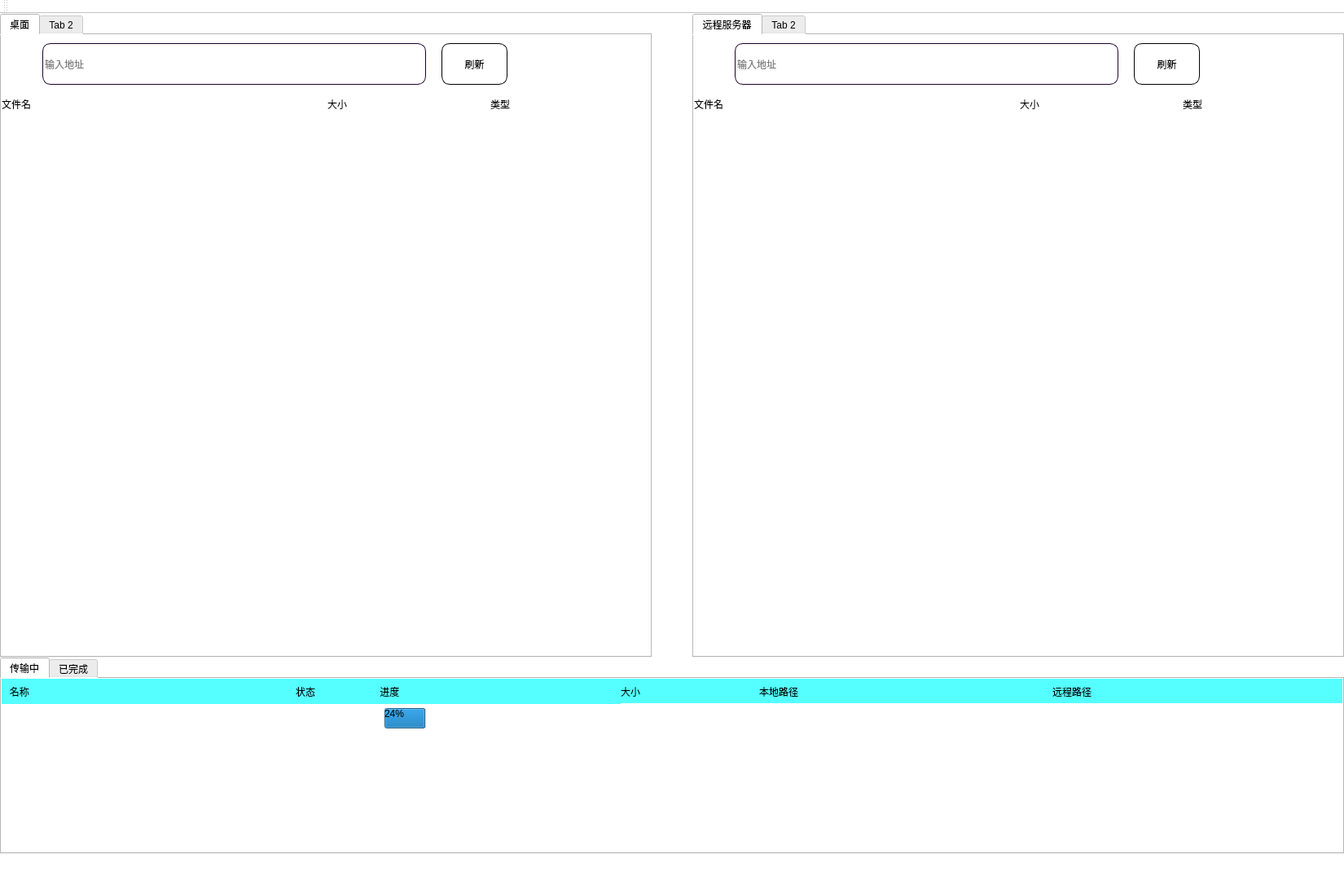
<?xml version="1.0" encoding="UTF-8"?>
<ui version="4.0">
 <class>MainWindow</class>
 <widget class="QMainWindow" name="MainWindow">
  <property name="geometry">
   <rect>
    <x>0</x>
    <y>0</y>
    <width>1650</width>
    <height>1080</height>
   </rect>
  </property>
  <property name="windowTitle">
   <string>FTP</string>
  </property>
  <property name="styleSheet">
   <string notr="true">background-color: rgb(255, 255, 255);</string>
  </property>
  <widget class="QWidget" name="centralWidget">
   <widget class="QTabWidget" name="tabWidget">
    <property name="geometry">
     <rect>
      <x>0</x>
      <y>0</y>
      <width>800</width>
      <height>790</height>
     </rect>
    </property>
    <property name="currentIndex">
     <number>0</number>
    </property>
    <property name="tabsClosable">
     <bool>false</bool>
    </property>
    <widget class="QWidget" name="tab">
     <property name="styleSheet">
      <string notr="true">background-color: rgb(255, 255, 255);</string>
     </property>
     <attribute name="title">
      <string>桌面</string>
     </attribute>
     <widget class="QListWidget" name="listWidget1_1">
      <property name="geometry">
       <rect>
        <x>0</x>
        <y>105</y>
        <width>400</width>
        <height>660</height>
       </rect>
      </property>
      <property name="contextMenuPolicy">
       <enum>Qt::ActionsContextMenu</enum>
      </property>
      <property name="styleSheet">
       <string notr="true">background-color: rgb(255, 255, 255);
border:5px
</string>
      </property>
      <property name="verticalScrollBarPolicy">
       <enum>Qt::ScrollBarAlwaysOff</enum>
      </property>
      <property name="horizontalScrollBarPolicy">
       <enum>Qt::ScrollBarAlwaysOff</enum>
      </property>
      <property name="editTriggers">
       <set>QAbstractItemView::SelectedClicked</set>
      </property>
      <property name="selectionMode">
       <enum>QAbstractItemView::ContiguousSelection</enum>
      </property>
      <property name="gridSize">
       <size>
        <width>400</width>
        <height>40</height>
       </size>
      </property>
     </widget>
     <widget class="QListWidget" name="listWidget1_2">
      <property name="geometry">
       <rect>
        <x>400</x>
        <y>105</y>
        <width>200</width>
        <height>660</height>
       </rect>
      </property>
      <property name="styleSheet">
       <string notr="true">background-color: rgb(255, 255, 255);
border:5px;</string>
      </property>
      <property name="verticalScrollBarPolicy">
       <enum>Qt::ScrollBarAlwaysOff</enum>
      </property>
      <property name="horizontalScrollBarPolicy">
       <enum>Qt::ScrollBarAlwaysOff</enum>
      </property>
      <property name="editTriggers">
       <set>QAbstractItemView::NoEditTriggers</set>
      </property>
      <property name="gridSize">
       <size>
        <width>200</width>
        <height>40</height>
       </size>
      </property>
     </widget>
     <widget class="QListWidget" name="listWidget1_3">
      <property name="geometry">
       <rect>
        <x>600</x>
        <y>105</y>
        <width>190</width>
        <height>660</height>
       </rect>
      </property>
      <property name="styleSheet">
       <string notr="true">background-color: rgb(255, 255, 255);
border:5px;</string>
      </property>
      <property name="horizontalScrollBarPolicy">
       <enum>Qt::ScrollBarAlwaysOff</enum>
      </property>
      <property name="editTriggers">
       <set>QAbstractItemView::NoEditTriggers</set>
      </property>
      <property name="gridSize">
       <size>
        <width>200</width>
        <height>40</height>
       </size>
      </property>
      <property name="sortingEnabled">
       <bool>false</bool>
      </property>
     </widget>
     <widget class="QLineEdit" name="lineEdit">
      <property name="geometry">
       <rect>
        <x>50</x>
        <y>10</y>
        <width>471</width>
        <height>51</height>
       </rect>
      </property>
      <property name="styleSheet">
       <string notr="true">border-radius:10px;
border:1px solid;
border-color: rgb(31, 0, 47);</string>
      </property>
      <property name="placeholderText">
       <string>输入地址</string>
      </property>
     </widget>
     <widget class="QPushButton" name="pushButton">
      <property name="geometry">
       <rect>
        <x>540</x>
        <y>10</y>
        <width>81</width>
        <height>51</height>
       </rect>
      </property>
      <property name="styleSheet">
       <string notr="true">background-color: rgb(255, 255, 255);
border-radius:10px;
border:1px solid</string>
      </property>
      <property name="text">
       <string>刷新</string>
      </property>
     </widget>
     <widget class="QLabel" name="label">
      <property name="geometry">
       <rect>
        <x>0</x>
        <y>65</y>
        <width>400</width>
        <height>40</height>
       </rect>
      </property>
      <property name="text">
       <string>文件名</string>
      </property>
     </widget>
     <widget class="QLabel" name="label_2">
      <property name="geometry">
       <rect>
        <x>400</x>
        <y>65</y>
        <width>200</width>
        <height>40</height>
       </rect>
      </property>
      <property name="text">
       <string>大小</string>
      </property>
     </widget>
     <widget class="QLabel" name="label_3">
      <property name="geometry">
       <rect>
        <x>600</x>
        <y>65</y>
        <width>200</width>
        <height>40</height>
       </rect>
      </property>
      <property name="text">
       <string>类型</string>
      </property>
     </widget>
    </widget>
    <widget class="QWidget" name="tab_2">
     <property name="enabled">
      <bool>false</bool>
     </property>
     <attribute name="title">
      <string>Tab 2</string>
     </attribute>
    </widget>
   </widget>
   <widget class="QTabWidget" name="tabWidget_2">
    <property name="geometry">
     <rect>
      <x>850</x>
      <y>0</y>
      <width>800</width>
      <height>790</height>
     </rect>
    </property>
    <property name="styleSheet">
     <string notr="true">background-color: rgb(255, 255, 255);</string>
    </property>
    <property name="currentIndex">
     <number>0</number>
    </property>
    <property name="tabsClosable">
     <bool>false</bool>
    </property>
    <widget class="QWidget" name="tab_3">
     <attribute name="title">
      <string>远程服务器</string>
     </attribute>
     <widget class="QListWidget" name="listWidget2_2">
      <property name="geometry">
       <rect>
        <x>400</x>
        <y>105</y>
        <width>200</width>
        <height>660</height>
       </rect>
      </property>
      <property name="styleSheet">
       <string notr="true">background-color: rgb(255, 255, 255);
border:5px;</string>
      </property>
      <property name="verticalScrollBarPolicy">
       <enum>Qt::ScrollBarAlwaysOff</enum>
      </property>
      <property name="horizontalScrollBarPolicy">
       <enum>Qt::ScrollBarAlwaysOff</enum>
      </property>
      <property name="gridSize">
       <size>
        <width>200</width>
        <height>40</height>
       </size>
      </property>
     </widget>
     <widget class="QListWidget" name="listWidget2_3">
      <property name="geometry">
       <rect>
        <x>600</x>
        <y>105</y>
        <width>190</width>
        <height>660</height>
       </rect>
      </property>
      <property name="styleSheet">
       <string notr="true">background-color: rgb(255, 255, 255);
border:5px;</string>
      </property>
      <property name="horizontalScrollBarPolicy">
       <enum>Qt::ScrollBarAlwaysOff</enum>
      </property>
      <property name="gridSize">
       <size>
        <width>200</width>
        <height>40</height>
       </size>
      </property>
     </widget>
     <widget class="QListWidget" name="listWidget2_1">
      <property name="geometry">
       <rect>
        <x>0</x>
        <y>105</y>
        <width>400</width>
        <height>660</height>
       </rect>
      </property>
      <property name="contextMenuPolicy">
       <enum>Qt::ActionsContextMenu</enum>
      </property>
      <property name="styleSheet">
       <string notr="true">background-color: rgb(255, 255, 255);
border:5px;</string>
      </property>
      <property name="verticalScrollBarPolicy">
       <enum>Qt::ScrollBarAlwaysOff</enum>
      </property>
      <property name="horizontalScrollBarPolicy">
       <enum>Qt::ScrollBarAlwaysOff</enum>
      </property>
      <property name="editTriggers">
       <set>QAbstractItemView::SelectedClicked</set>
      </property>
      <property name="selectionMode">
       <enum>QAbstractItemView::ExtendedSelection</enum>
      </property>
      <property name="gridSize">
       <size>
        <width>400</width>
        <height>40</height>
       </size>
      </property>
     </widget>
     <widget class="QLineEdit" name="lineEdit_2">
      <property name="geometry">
       <rect>
        <x>50</x>
        <y>10</y>
        <width>471</width>
        <height>51</height>
       </rect>
      </property>
      <property name="styleSheet">
       <string notr="true">border-radius:10px;
border:1px solid;
border-color: rgb(31, 0, 47);</string>
      </property>
      <property name="placeholderText">
       <string>输入地址</string>
      </property>
     </widget>
     <widget class="QPushButton" name="pushButton_2">
      <property name="geometry">
       <rect>
        <x>540</x>
        <y>10</y>
        <width>81</width>
        <height>51</height>
       </rect>
      </property>
      <property name="styleSheet">
       <string notr="true">background-color: rgb(255, 255, 255);
border-radius:10px;
border:1px solid</string>
      </property>
      <property name="text">
       <string>刷新</string>
      </property>
     </widget>
     <widget class="QLabel" name="label_4">
      <property name="geometry">
       <rect>
        <x>0</x>
        <y>65</y>
        <width>400</width>
        <height>40</height>
       </rect>
      </property>
      <property name="text">
       <string>文件名</string>
      </property>
     </widget>
     <widget class="QLabel" name="label_5">
      <property name="geometry">
       <rect>
        <x>400</x>
        <y>65</y>
        <width>200</width>
        <height>40</height>
       </rect>
      </property>
      <property name="text">
       <string>大小</string>
      </property>
     </widget>
     <widget class="QLabel" name="label_6">
      <property name="geometry">
       <rect>
        <x>600</x>
        <y>65</y>
        <width>200</width>
        <height>40</height>
       </rect>
      </property>
      <property name="text">
       <string>类型</string>
      </property>
     </widget>
     <zorder>listWidget2_2</zorder>
     <zorder>listWidget2_3</zorder>
     <zorder>listWidget2_1</zorder>
     <zorder>pushButton_2</zorder>
     <zorder>lineEdit_2</zorder>
     <zorder>label_4</zorder>
     <zorder>label_5</zorder>
     <zorder>label_6</zorder>
    </widget>
    <widget class="QWidget" name="tab_4">
     <property name="enabled">
      <bool>false</bool>
     </property>
     <attribute name="title">
      <string>Tab 2</string>
     </attribute>
    </widget>
   </widget>
   <widget class="QPushButton" name="pushButton_upload">
    <property name="geometry">
     <rect>
      <x>800</x>
      <y>70</y>
      <width>50</width>
      <height>50</height>
     </rect>
    </property>
    <property name="whatsThis">
     <string>上传按钮</string>
    </property>
    <property name="styleSheet">
     <string notr="true">background-color: rgb(255, 255, 255);
border-radius:3px;</string>
    </property>
    <property name="text">
     <string/>
    </property>
   </widget>
   <widget class="QPushButton" name="pushButton_download">
    <property name="geometry">
     <rect>
      <x>800</x>
      <y>150</y>
      <width>50</width>
      <height>50</height>
     </rect>
    </property>
    <property name="whatsThis">
     <string>下载按钮</string>
    </property>
    <property name="styleSheet">
     <string notr="true">background-color: rgb(255, 255, 255);
border-radius:3px;</string>
    </property>
    <property name="text">
     <string/>
    </property>
   </widget>
   <widget class="QPushButton" name="pushButton_stop">
    <property name="geometry">
     <rect>
      <x>800</x>
      <y>250</y>
      <width>50</width>
      <height>50</height>
     </rect>
    </property>
    <property name="whatsThis">
     <string>暂停按钮</string>
    </property>
    <property name="styleSheet">
     <string notr="true">background-color: rgb(255, 255, 255);
border-radius:3px;</string>
    </property>
    <property name="text">
     <string/>
    </property>
   </widget>
   <widget class="QPushButton" name="pushButton_cancel">
    <property name="geometry">
     <rect>
      <x>800</x>
      <y>350</y>
      <width>50</width>
      <height>50</height>
     </rect>
    </property>
    <property name="whatsThis">
     <string>取消按钮</string>
    </property>
    <property name="styleSheet">
     <string notr="true">background-color: rgb(255, 255, 255);
border-radius:3px;</string>
    </property>
    <property name="text">
     <string/>
    </property>
   </widget>
   <widget class="QTabWidget" name="tabWidget_3">
    <property name="geometry">
     <rect>
      <x>0</x>
      <y>790</y>
      <width>1650</width>
      <height>241</height>
     </rect>
    </property>
    <property name="currentIndex">
     <number>0</number>
    </property>
    <widget class="QWidget" name="tab_transporting">
     <attribute name="title">
      <string>传输中</string>
     </attribute>
     <widget class="QListWidget" name="listWidget_name">
      <property name="geometry">
       <rect>
        <x>0</x>
        <y>31</y>
        <width>361</width>
        <height>161</height>
       </rect>
      </property>
      <property name="styleSheet">
       <string notr="true">border:0px;</string>
      </property>
      <property name="gridSize">
       <size>
        <width>361</width>
        <height>30</height>
       </size>
      </property>
     </widget>
     <widget class="QLabel" name="label_name">
      <property name="geometry">
       <rect>
        <x>0</x>
        <y>0</y>
        <width>361</width>
        <height>31</height>
       </rect>
      </property>
      <property name="styleSheet">
       <string notr="true">background-color: rgb(85, 255, 255);</string>
      </property>
      <property name="text">
       <string>   名称</string>
      </property>
     </widget>
     <widget class="QLabel" name="label_status">
      <property name="geometry">
       <rect>
        <x>361</x>
        <y>0</y>
        <width>100</width>
        <height>32</height>
       </rect>
      </property>
      <property name="styleSheet">
       <string notr="true">background-color: rgb(85, 255, 255);</string>
      </property>
      <property name="text">
       <string>状态</string>
      </property>
     </widget>
     <widget class="QListWidget" name="listWidget_status">
      <property name="geometry">
       <rect>
        <x>360</x>
        <y>31</y>
        <width>100</width>
        <height>161</height>
       </rect>
      </property>
      <property name="styleSheet">
       <string notr="true">border:0px;</string>
      </property>
      <property name="gridSize">
       <size>
        <width>100</width>
        <height>30</height>
       </size>
      </property>
     </widget>
     <widget class="QLabel" name="label_process">
      <property name="geometry">
       <rect>
        <x>461</x>
        <y>0</y>
        <width>300</width>
        <height>31</height>
       </rect>
      </property>
      <property name="styleSheet">
       <string notr="true">background-color: rgb(85, 255, 255);</string>
      </property>
      <property name="text">
       <string> 进度</string>
      </property>
     </widget>
     <widget class="QWidget" name="widget_2" native="true">
      <property name="geometry">
       <rect>
        <x>460</x>
        <y>31</y>
        <width>300</width>
        <height>161</height>
       </rect>
      </property>
      <property name="styleSheet">
       <string notr="true">border:0px;</string>
      </property>
      <widget class="QProgressBar" name="progressBar">
       <property name="geometry">
        <rect>
         <x>10</x>
         <y>5</y>
         <width>210</width>
         <height>25</height>
        </rect>
       </property>
       <property name="value">
        <number>24</number>
       </property>
      </widget>
      <widget class="QPushButton" name="pushButton_singlestop">
       <property name="geometry">
        <rect>
         <x>230</x>
         <y>5</y>
         <width>25</width>
         <height>25</height>
        </rect>
       </property>
       <property name="text">
        <string/>
       </property>
      </widget>
      <widget class="QPushButton" name="pushButton_singlecancel">
       <property name="geometry">
        <rect>
         <x>270</x>
         <y>5</y>
         <width>25</width>
         <height>25</height>
        </rect>
       </property>
       <property name="text">
        <string/>
       </property>
      </widget>
     </widget>
     <widget class="QLabel" name="label_size">
      <property name="geometry">
       <rect>
        <x>760</x>
        <y>0</y>
        <width>170</width>
        <height>31</height>
       </rect>
      </property>
      <property name="styleSheet">
       <string notr="true">background-color: rgb(85, 255, 255);</string>
      </property>
      <property name="text">
       <string>大小</string>
      </property>
     </widget>
     <widget class="QListWidget" name="listWidget_size">
      <property name="geometry">
       <rect>
        <x>760</x>
        <y>30</y>
        <width>170</width>
        <height>161</height>
       </rect>
      </property>
      <property name="styleSheet">
       <string notr="true">border:0px;</string>
      </property>
      <property name="gridSize">
       <size>
        <width>200</width>
        <height>30</height>
       </size>
      </property>
     </widget>
     <widget class="QLabel" name="label_localPath">
      <property name="geometry">
       <rect>
        <x>930</x>
        <y>0</y>
        <width>361</width>
        <height>31</height>
       </rect>
      </property>
      <property name="styleSheet">
       <string notr="true">background-color: rgb(85, 255, 255);</string>
      </property>
      <property name="text">
       <string>本地路径</string>
      </property>
     </widget>
     <widget class="QLabel" name="label_remotePath">
      <property name="geometry">
       <rect>
        <x>1290</x>
        <y>0</y>
        <width>361</width>
        <height>31</height>
       </rect>
      </property>
      <property name="styleSheet">
       <string notr="true">background-color: rgb(85, 255, 255);</string>
      </property>
      <property name="text">
       <string>远程路径</string>
      </property>
     </widget>
     <widget class="QListWidget" name="listWidget_localPath">
      <property name="geometry">
       <rect>
        <x>930</x>
        <y>30</y>
        <width>361</width>
        <height>161</height>
       </rect>
      </property>
      <property name="styleSheet">
       <string notr="true">border:0px;</string>
      </property>
      <property name="gridSize">
       <size>
        <width>361</width>
        <height>30</height>
       </size>
      </property>
     </widget>
     <widget class="QListWidget" name="listWidget_remotwPath">
      <property name="geometry">
       <rect>
        <x>1290</x>
        <y>30</y>
        <width>361</width>
        <height>161</height>
       </rect>
      </property>
      <property name="styleSheet">
       <string notr="true">border:0px;</string>
      </property>
      <property name="gridSize">
       <size>
        <width>0</width>
        <height>30</height>
       </size>
      </property>
     </widget>
    </widget>
    <widget class="QWidget" name="tab_finnished">
     <attribute name="title">
      <string>已完成</string>
     </attribute>
     <widget class="QLabel" name="label_fname">
      <property name="geometry">
       <rect>
        <x>0</x>
        <y>0</y>
        <width>361</width>
        <height>31</height>
       </rect>
      </property>
      <property name="styleSheet">
       <string notr="true">background-color: rgb(85, 255, 255);</string>
      </property>
      <property name="text">
       <string>   名称</string>
      </property>
     </widget>
     <widget class="QLabel" name="label_fstatus">
      <property name="geometry">
       <rect>
        <x>360</x>
        <y>0</y>
        <width>100</width>
        <height>31</height>
       </rect>
      </property>
      <property name="styleSheet">
       <string notr="true">background-color: rgb(85, 255, 255);</string>
      </property>
      <property name="text">
       <string>状态</string>
      </property>
     </widget>
     <widget class="QLabel" name="label_flocalPath">
      <property name="geometry">
       <rect>
        <x>610</x>
        <y>0</y>
        <width>511</width>
        <height>31</height>
       </rect>
      </property>
      <property name="styleSheet">
       <string notr="true">background-color: rgb(85, 255, 255);</string>
      </property>
      <property name="text">
       <string>本地路径</string>
      </property>
     </widget>
     <widget class="QLabel" name="label_fremotePath">
      <property name="geometry">
       <rect>
        <x>1122</x>
        <y>0</y>
        <width>531</width>
        <height>31</height>
       </rect>
      </property>
      <property name="styleSheet">
       <string notr="true">background-color: rgb(85, 255, 255);</string>
      </property>
      <property name="text">
       <string>远程路径</string>
      </property>
     </widget>
     <widget class="QLabel" name="label_fsize">
      <property name="geometry">
       <rect>
        <x>460</x>
        <y>0</y>
        <width>151</width>
        <height>31</height>
       </rect>
      </property>
      <property name="styleSheet">
       <string notr="true">background-color: rgb(85, 255, 255);</string>
      </property>
      <property name="text">
       <string>大小</string>
      </property>
     </widget>
     <widget class="QListWidget" name="listWidget_fname">
      <property name="geometry">
       <rect>
        <x>0</x>
        <y>31</y>
        <width>361</width>
        <height>161</height>
       </rect>
      </property>
      <property name="styleSheet">
       <string notr="true">border:0px;</string>
      </property>
      <property name="gridSize">
       <size>
        <width>0</width>
        <height>30</height>
       </size>
      </property>
     </widget>
     <widget class="QListWidget" name="listWidget_fstatus">
      <property name="geometry">
       <rect>
        <x>360</x>
        <y>31</y>
        <width>100</width>
        <height>161</height>
       </rect>
      </property>
      <property name="styleSheet">
       <string notr="true">border:0px;</string>
      </property>
      <property name="gridSize">
       <size>
        <width>0</width>
        <height>30</height>
       </size>
      </property>
     </widget>
     <widget class="QListWidget" name="listWidget_fsize">
      <property name="geometry">
       <rect>
        <x>460</x>
        <y>31</y>
        <width>151</width>
        <height>161</height>
       </rect>
      </property>
      <property name="styleSheet">
       <string notr="true">border:0px;</string>
      </property>
      <property name="gridSize">
       <size>
        <width>0</width>
        <height>30</height>
       </size>
      </property>
     </widget>
     <widget class="QListWidget" name="listWidget_floaclPath">
      <property name="geometry">
       <rect>
        <x>611</x>
        <y>31</y>
        <width>511</width>
        <height>161</height>
       </rect>
      </property>
      <property name="styleSheet">
       <string notr="true">border:0px;</string>
      </property>
      <property name="gridSize">
       <size>
        <width>0</width>
        <height>30</height>
       </size>
      </property>
     </widget>
     <widget class="QListWidget" name="listWidget_fremotePath">
      <property name="geometry">
       <rect>
        <x>1130</x>
        <y>40</y>
        <width>511</width>
        <height>161</height>
       </rect>
      </property>
      <property name="styleSheet">
       <string notr="true">border:0px;</string>
      </property>
      <property name="gridSize">
       <size>
        <width>0</width>
        <height>30</height>
       </size>
      </property>
     </widget>
    </widget>
   </widget>
  </widget>
  <widget class="QMenuBar" name="menuBar">
   <property name="geometry">
    <rect>
     <x>0</x>
     <y>0</y>
     <width>1650</width>
     <height>34</height>
    </rect>
   </property>
  </widget>
  <widget class="QToolBar" name="mainToolBar">
   <attribute name="toolBarArea">
    <enum>TopToolBarArea</enum>
   </attribute>
   <attribute name="toolBarBreak">
    <bool>false</bool>
   </attribute>
  </widget>
  <widget class="QStatusBar" name="statusBar"/>
 </widget>
 <layoutdefault spacing="6" margin="11"/>
 <resources/>
 <connections/>
</ui>
